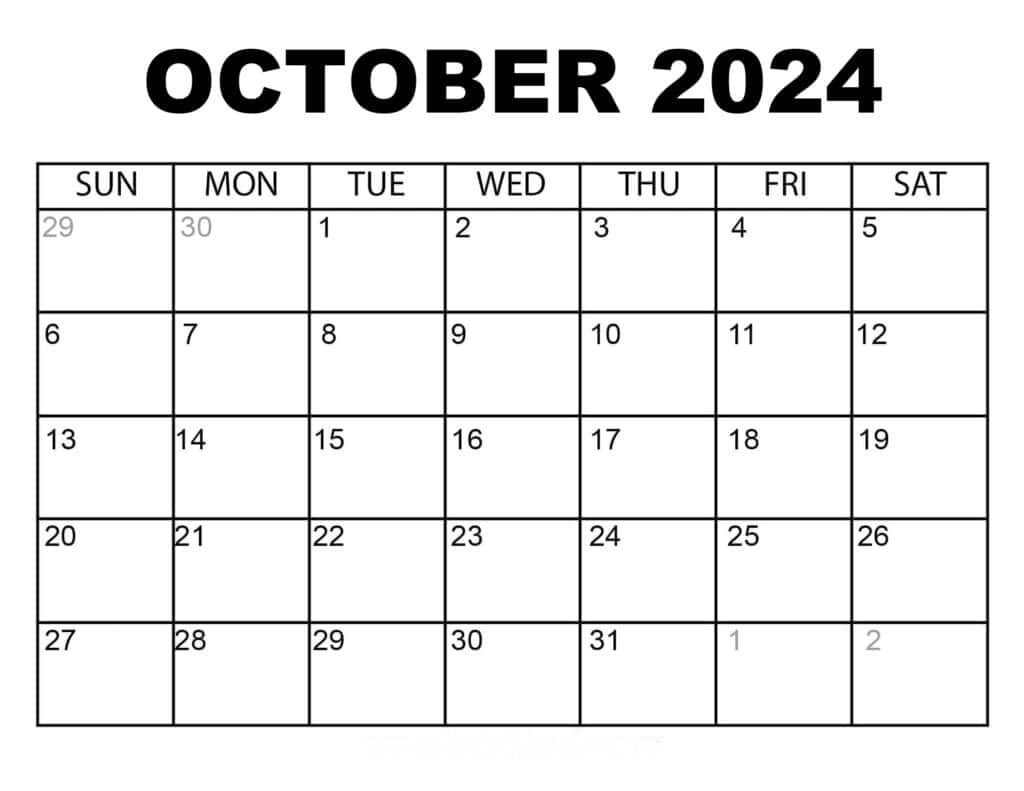
#> input picture labs/sample_data/calendar-24-10.jpg, 1024 x 791 px
$ jupyter execute lab03.ipynb
#> lines starting #> are read from the running program, lines starting #| are printed output that depends on the picture; after the words box and inside, x2 and y2 are one past the last pixel; in counts of white or black regions, pixels touching at a corner belong together
# Преобразование Хафа

Задача состоит в обнаружении геометрических примитивов на изображении.

1. Обнаружения линий на изображении с помощью преобразования Хафа.
2. Обнаружения окружностей на изображении с помощью преобразования Хафа.

[cell 1]
import cv2 as cv
import numpy as np
import matplotlib.pyplot as plt

# 1. Обнаружение линий

Рассмотрим применение реализации преобразования Хафа из OpenCV – функция cv2.HoughLines(), синтаксис которой:

lines = cv2.HoughLines(image, rho, theta, threshhold)

*   image: Image src
*   rho: Distance resolution of the accumulator (distance from the coordinate origin in the hough space)
*   theta: Angle resolution of the accumulator (Line rotation in radians)
*   threshold: Accumulator threshold parameter (Lines are only selected if they get votes equal to the threshold value)

## Пример 1
Сначала рассмотрим очень простой вариант: на изображении присутствуют прямые горизонтальные и вертикальные линии, шум отсутствует.

[cell 2]
src = cv.imread("sample_data/calendar-24-10.jpg")
#> src is the input picture: shape (791, 1024, 3); min 0, max 255, mean 233.9
src = cv.cvtColor(src, cv.COLOR_BGR2RGB)
gray = cv.cvtColor(src, cv.COLOR_RGB2GRAY)
plt.imshow(src)

[cell 3]
def drawLines(image, lines):
    if lines is None:
        print("Линии не найдены")
        plt.imshow(image)
        return

    # Проверяем последний элемент формы массива
    if lines.shape[-1] == 2:
        for line in lines:
            # Убираем, берем элементы напрямую (или используем line.ravel())
            rho, theta = line.ravel()
            a = np.cos(theta)
            b = np.sin(theta)
            x0 = a * rho
            y0 = b * rho
            x1 = int(x0 + 1000 * (-b))
            y1 = int(y0 + 1000 * (a))
            x2 = int(x0 - 1000 * (-b))
            y2 = int(y0 - 1000 * (a))
            cv.line(image, (x1, y1), (x2, y2), (255, 0, 0), 2)
    else:
        for line in lines:
            # line.ravel() гарантирует получение плоского списка из 4 элементов
            x1, y1, x2, y2 = line.ravel()
            cv.line(image, (x1, y1), (x2, y2), (0, 255, 0), 2)

    plt.imshow(image)

[cell 4]
edges = cv.Canny(gray, 50, 150, apertureSize=3)
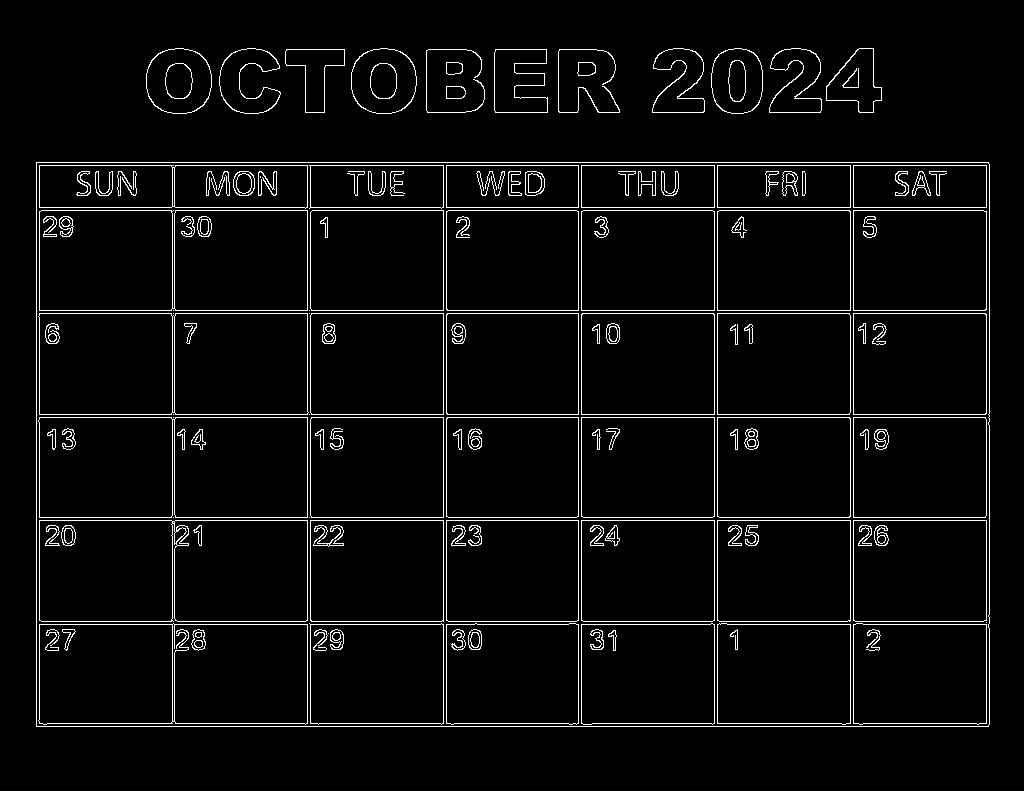
#> edges: shape (791, 1024); 4.1% white in thin lines or dots, all inside (x1, y1, x2, y2) = (36, 48, 990, 727)
# plt.imshow(edges, 'gray')
lines = cv.HoughLines(edges, 1, np.pi/180, 200)
#> lines = 33 rows, first 8: [162, 1.57], [726, 1.57], [165, 1.57], [520, 1.57], [310, 1.57], [207, 1.57], [414, 1.57], [417, 1.57]
drawLines(src.copy(), lines)
#> the loop in drawLines, `for line in lines:` made 33 passes
#> (rho, theta, a, b, x0, y0, x1, y1) on passes 1 to 12: (162, 1.57, -4.37e-08, 1, -7.08e-06, 162, -1000, 161), (726, 1.57, -4.37e-08, 1, -3.17e-05, 726, -1000, 725), (165, 1.57, -4.37e-08, 1, -7.21e-06, 165, -1000, 164), (520, 1.57, -4.37e-08, 1, -2.27e-05, 520, -1000, 519), (310, 1.57, -4.37e-08, 1, -1.36e-05, 310, -1000, 309), (207, 1.57, -4.37e-08, 1, -9.05e-06, 207, -1000, 206), (414, 1.57, -4.37e-08, 1, -1.81e-05, 414, -1000, 413), (417, 1.57, -4.37e-08, 1, -1.82e-05, 417, -1000, 416), (313, 1.57, -4.37e-08, 1, -1.37e-05, 313, -1000, 312), (517, 1.57, -4.37e-08, 1, -2.26e-05, 517, -1000, 516), (210, 1.57, -4.37e-08, 1, -9.18e-06, 210, -1000, 209), (621, 1.57, -4.37e-08, 1, -2.71e-05, 621, -1000, 620)

В OpevCV реализовано также вероятностное преобразование Хафа (Probabilistic Hough Transform). Синтаксис функции:

lines = cv2.HoughLinesP(image, rho, theta, threshold, minLineLength, maxLineGap)

*   image: Image src rho: Distance resolution of the accumulator (distance from the coordinate origin in the hough space)
*   rho: Distance resolution of the accumulator (distance from the coordinate origin in the hough space)
*   theta: Angle resolution of the accumulator (Line rotation in radians)
*   threshold: Accumulator threshold parameter (Lines are only selected if they get votes equal to the threshold value)
*   minLineLength: Line segments shorter than this value are rejected
*   maxLineGap: Max allowd gap between line segments to treat them as a single line

[cell 5]
edges = cv.Canny(gray, 50, 150,apertureSize=3)
lines = cv.HoughLinesP(edges, 1, np.pi/180, 200, minLineLength=100, maxLineGap=40)
#> lines = 32 rows, first 6: [36, 624, 988, 624], [36, 726, 988, 726], [36, 520, 989, 520], [36, 165, 989, 165], [36, 313, 989, 313], [36, 414, 988, 414]
print(lines.shape)
#| (32, 1, 4)

drawLines(src.copy(), lines)
#> the loop in drawLines (call 2), `for line in lines:` made 32 passes
#> (x1, y1, x2, y2) on passes 1 to 12: (36, 624, 988, 624), (36, 726, 988, 726), (36, 520, 989, 520), (36, 165, 989, 165), (36, 313, 989, 313), (36, 414, 988, 414), (36, 723, 989, 723), (36, 621, 989, 621), (36, 207, 989, 207), (36, 162, 988, 162), (36, 517, 989, 517), (36, 310, 989, 310)

##Пример 2
Рассмотрим вариант сложнее – линии ярко выраженные, но изображение получено с камеры телефона, присутствуют шумы на изображении.

[cell 6]
src = cv.imread("sample_data/sudoku-1.jpg")
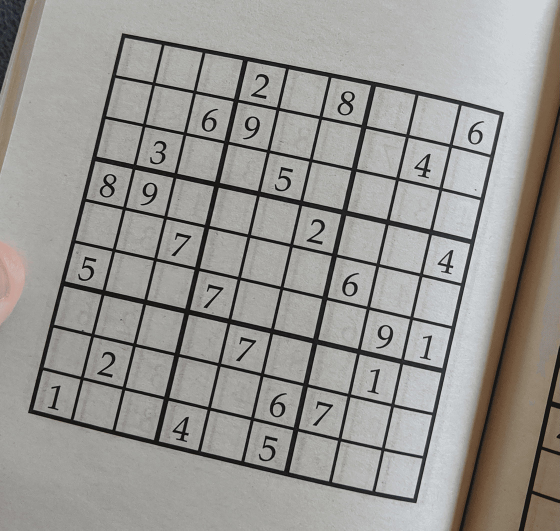
#> input picture labs/sample_data/sudoku-1.jpg, 1119 x 1061 px (shown at 1/2 size)
#> src is the input picture: shape (1061, 1119, 3); mean B, G, R 145.5, 149.5, 151.4
src = cv.cvtColor(src, cv.COLOR_BGR2RGB)
src = cv.bilateralFilter(src, 9, 75, 75)
gray = cv.cvtColor(src, cv.COLOR_RGB2GRAY)
#> gray: shape (1061, 1119)
plt.imshow(src)

[cell 7]
edges = cv.Canny(gray, 50, 200, apertureSize = 3)
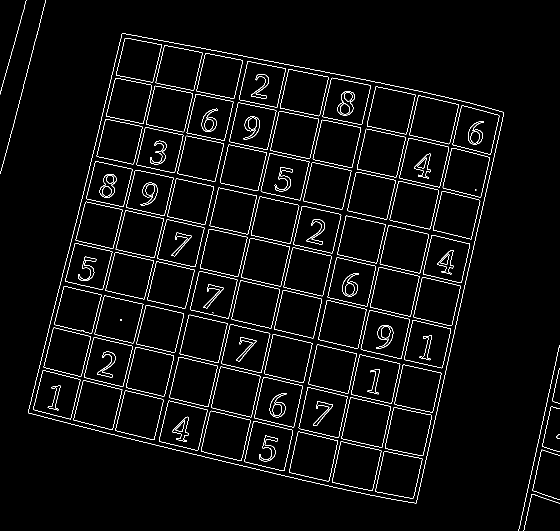
#> edges: shape (1061, 1119) (shown at 1/2 size); 3% white in thin lines or dots
plt.imshow(edges, 'gray')
lines = cv.HoughLines(edges, 1, np.pi/180, 200)
#> lines = 45 rows, first 8: [594, 0.227], [588, 0.227], [528, 1.8], [518, 1.8], [432, 1.8], [182, 1.78], [254, 0.244], [500, 0.227]

fig, axs = plt.subplots(1,2)
plt.axes(axs[0])
drawLines(src.copy(), lines)
#> the loop in drawLines (call 3), `for line in lines:` made 45 passes
#> (rho, theta, a, b, x0, y0, x1, y1) on passes 1 to 12: (594, 0.227, 0.974, 0.225, 578.8, 133.6, 353, 1107), (588, 0.227, 0.974, 0.225, 572.9, 132.3, 347, 1106), (528, 1.8, -0.225, 0.974, -118.8, 514.5, -1093, 289), (518, 1.8, -0.225, 0.974, -116.5, 504.7, -1090, 279), (432, 1.8, -0.225, 0.974, -97.18, 420.9, -1071, 195), (182, 1.78, -0.208, 0.978, -37.84, 178, -1015, -29), (254, 0.244, 0.97, 0.242, 246.5, 61.45, 4, 1031), (500, 0.227, 0.974, 0.225, 487.2, 112.5, 262, 1086), (339, 0.244, 0.97, 0.242, 328.9, 82.01, 87, 1052), (510, 0.227, 0.974, 0.225, 496.9, 114.7, 271, 1089), (17, 1.76, -0.191, 0.982, -3.24, 16.69, -984, -174), (262, 0.244, 0.97, 0.242, 254.2, 63.38, 12, 1033)
#> line on passes 25 to 30: [[681, 0.227]], [[947, 0.227]], [[266, 1.78]], [[344, 1.8]], [[423, 0.227]], [[425, 0.244]]
#> after the loop in drawLines (call 3), `for line in lines:`:
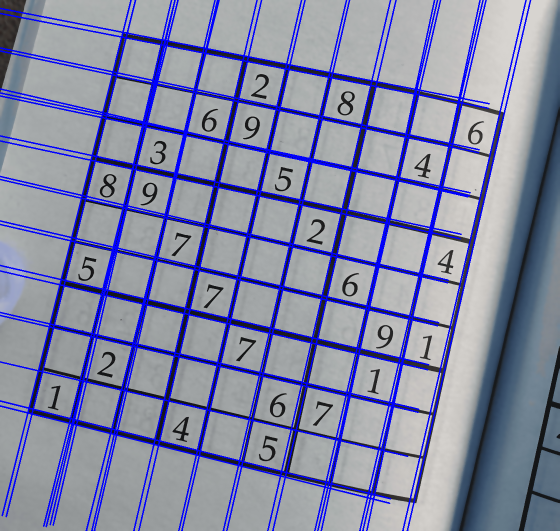
#> image: shape (1061, 1119, 3) (shown at 1/2 size); mean of channels 0, 1, 2 166.2, 137.2, 133.4; drawn as B, G, R

lines = cv.HoughLinesP(edges, 1, np.pi/180, 100, minLineLength=10, maxLineGap=40)
plt.axes(axs[1])
drawLines(src.copy(), lines)

##Пример 3
Обнаружение разметки на дороге.

[cell 8]
src = cv.imread("sample_data/road.jpg")
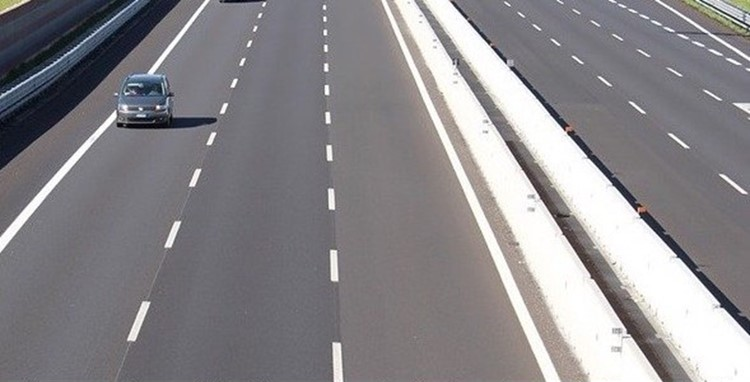
#> input picture labs/sample_data/road.jpg, 750 x 382 px
#> src is the input picture: shape (382, 750, 3); mean B, G, R 138.2, 134.7, 137.1
src = cv.cvtColor(src, cv.COLOR_BGR2RGB)
plt.imshow(src)

[cell 9]
gray = cv.cvtColor(src, cv.COLOR_RGB2GRAY)
#> gray: shape (382, 750)

edges = cv.Canny(gray, 50, 200, apertureSize = 3)
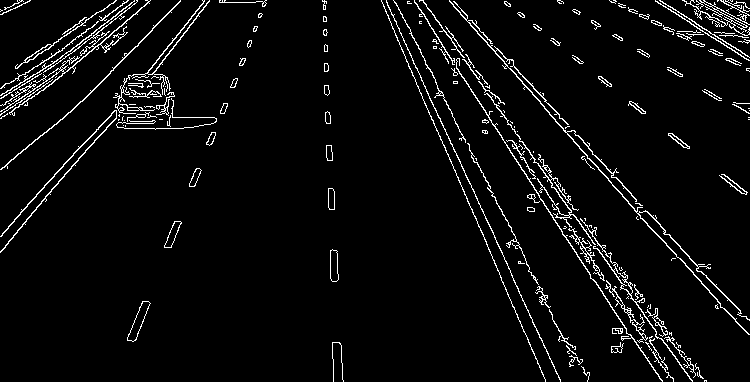
#> edges: shape (382, 750); 4.5% white in thin lines or dots
plt.imshow(edges, 'gray')

lines = cv.HoughLines(edges, 1, np.pi/180, 150)
plt.figure()
drawLines(src.copy(), lines)

lines = cv.HoughLinesP(edges, 1, np.pi/180, 80, minLineLength=10, maxLineGap=350)
plt.figure()
drawLines(src.copy(), lines)

#2. Обнаружение окружностей

Для обнаружения окружностей с помощью преобразования Хафа в OpenCV реализована функция cv2.Houghcircles(), синтаксис которой:

circles = cv.HoughCircles( image, method, dp, minDist[, circles[, param1[, param2[, minRadius[, maxRadius]]]]])

*   **circles**: Output vector of found circles. Each vector is encoded as 3 or 4 element floating-point vector (x,y,radius) or (x,y,radius,votes) .
*   **image**: 8-bit, single-channel, grayscale input image.
*   **method**: Detection method, see HoughModes. The available methods are HOUGH_GRADIENT and HOUGH_GRADIENT_ALT.
*   **dp**: Inverse ratio of the accumulator resolution to the image resolution. For example, if dp=1 , the accumulator has the same resolution as the input image. If dp=2 , the accumulator has half as big width and height. For HOUGH_GRADIENT_ALT the recommended value is dp=1.5, unless some small very circles need to be detected.
*   **minDist**: Minimum distance between the centers of the detected circles. If the parameter is too small, multiple neighbor circles may be falsely detected in addition to a true one. If it is too large, some circles may be missed.
*   **param1**: First method-specific parameter. In case of HOUGH_GRADIENT and HOUGH_GRADIENT_ALT, it is the higher threshold of the two passed to the Canny edge detector (the lower one is twice smaller). Note that HOUGH_GRADIENT_ALT uses Scharr algorithm to compute image derivatives, so the threshold value shough normally be higher, such as 300 or normally exposed and contrasty images.
*   **param2**: Second method-specific parameter. In case of HOUGH_GRADIENT, it is the accumulator threshold for the circle centers at the detection stage. The smaller it is, the more false circles may be detected. Circles, corresponding to the larger accumulator values, will be returned first. In the case of HOUGH_GRADIENT_ALT algorithm, this is the circle "perfectness" measure. The closer it to 1, the better shaped circles algorithm selects. In most cases 0.9 should be fine. If you want get better detection of small circles, you may decrease it to 0.85, 0.8 or even less. But then also try to limit the search range [minRadius, maxRadius] to avoid many false circles.
*   **minRadius**: Minimum circle radius.
*   **maxRadius**: Maximum circle radius. If <= 0, uses the maximum image dimension. If < 0, HOUGH_GRADIENT returns centers without finding the radius. HOUGH_GRADIENT_ALT always computes circle radiuses.

[cell 10]
src = cv.imread("sample_data/wellplate-2.jpg")
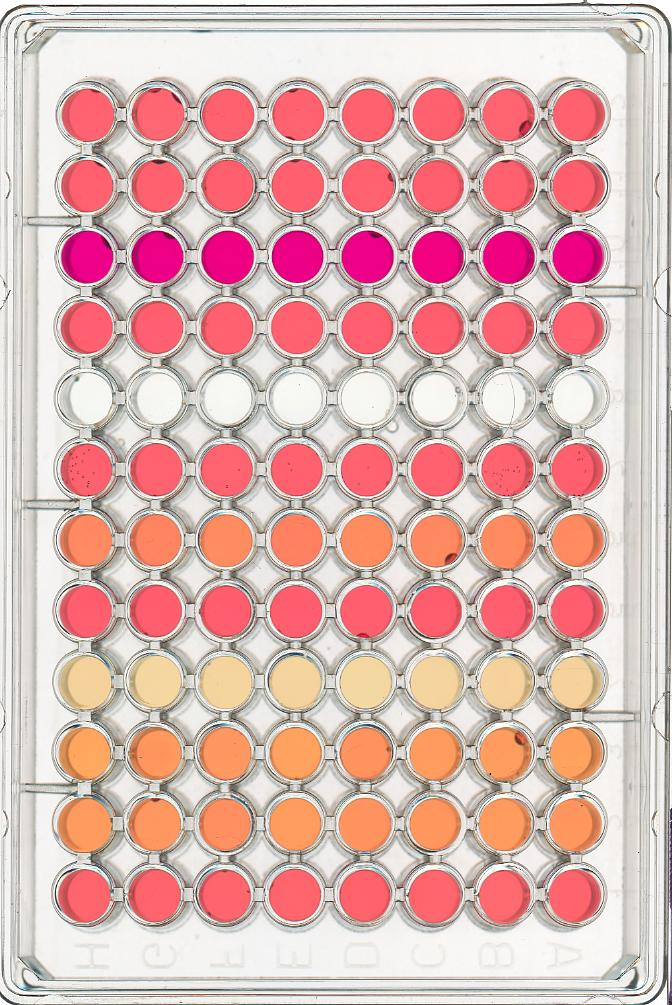
#> input picture labs/sample_data/wellplate-2.jpg, 672 x 1005 px
#> src is the input picture: shape (1005, 672, 3); mean B, G, R 177.8, 181, 220.1
src = cv.cvtColor(src, cv.COLOR_BGR2RGB)
plt.imshow(src)

[cell 11]
gray = cv.cvtColor(src, cv.COLOR_RGB2GRAY)
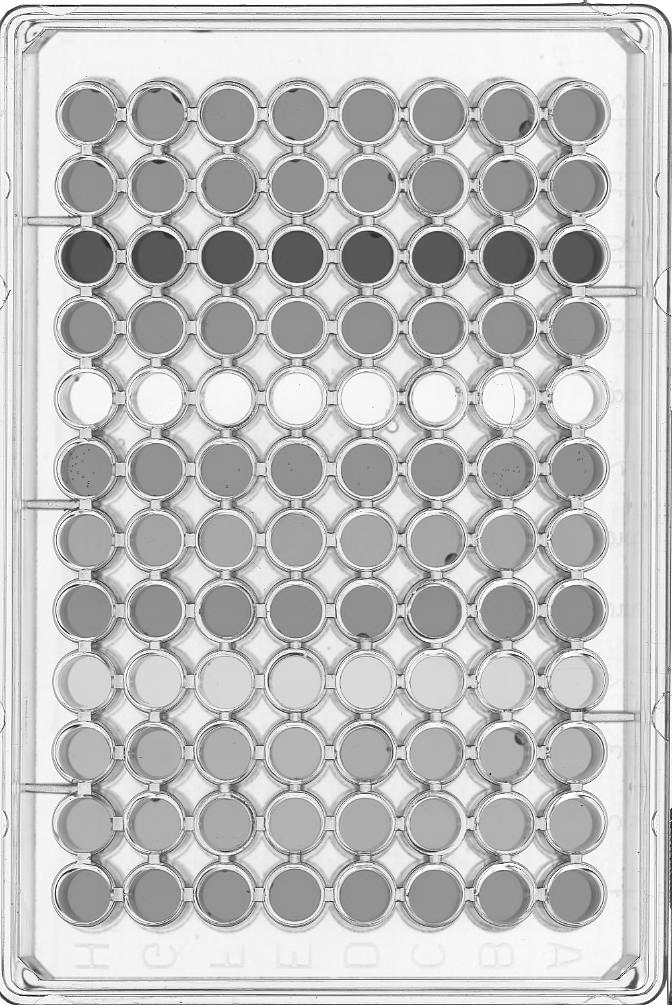
#> gray: shape (1005, 672); min 1, max 255, mean 192.3
#gray = cv.blur(gray, (3, 3)) # Apply blur with a 3x3 kernel
plt.imshow(gray, 'gray')

[cell 12]
detected_circles = cv.HoughCircles(gray,
                   cv.HOUGH_GRADIENT,
                   1,  # Inverse ratio of the accumulator resolution to the image resolution
                   15, # Minimum distance between the centers of the detected circles
                   param1 = 100, # The higher threshold of the two passed to the Canny edge detector
                   param2 = 40,  # The accumulator threshold for the circle centers at the detection stage
                   minRadius = 0, maxRadius = 30)

[cell 13]
image = src.copy()
pipes_count = 0
if detected_circles is not None:
    detected_circles = np.uint16(np.around(detected_circles)) # Convert circle metadata to integers

    for points in detected_circles[0, :]:
        a, b, r = points[0], points[1], points[2]

        cv.circle(image, (a, b), r, (0, 255, 0), 2)

        # Draw a small circle (of radius 1) to show the center.
        cv.circle(image, (a, b), 1, (255, 0, 0), 3)

        pipes_count += 1
#> this loop made 93 passes
#> points on passes 1 to 12: [294, 894, 26], [296, 540, 29], [296, 612, 26], [366, 398, 29], [156, 610, 26], [294, 682, 29], [368, 186, 27], [366, 468, 29], [576, 398, 29], [366, 750, 27], [364, 824, 29], [436, 538, 29]
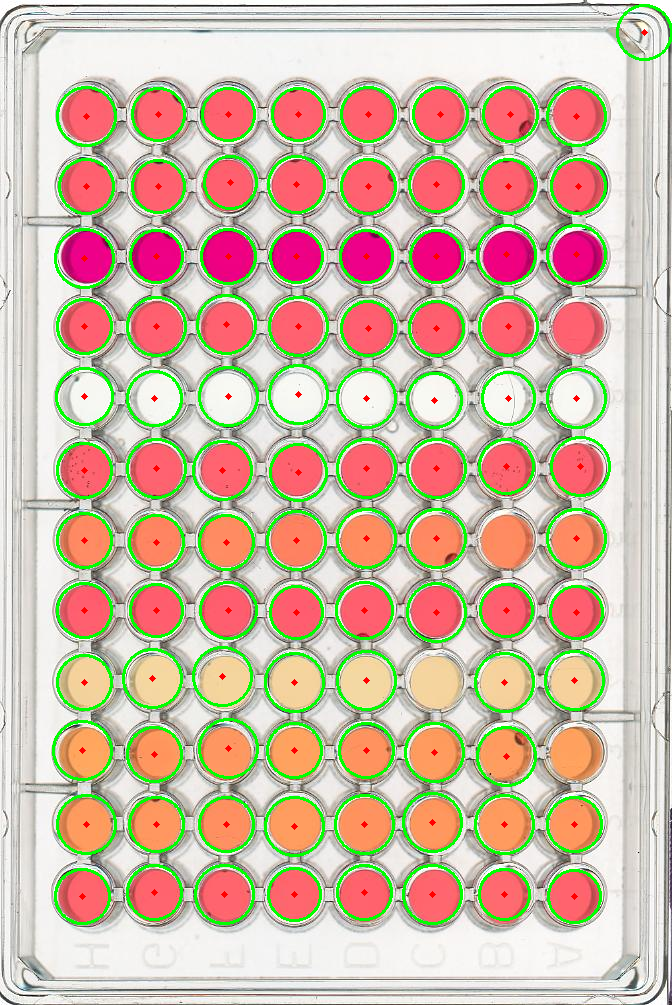
#> image: shape (1005, 672, 3); mean R, G, B 205.5, 186.4, 165.1

print("Total pipes: ", pipes_count)
#| Total pipes:  93
plt.imshow(image)
